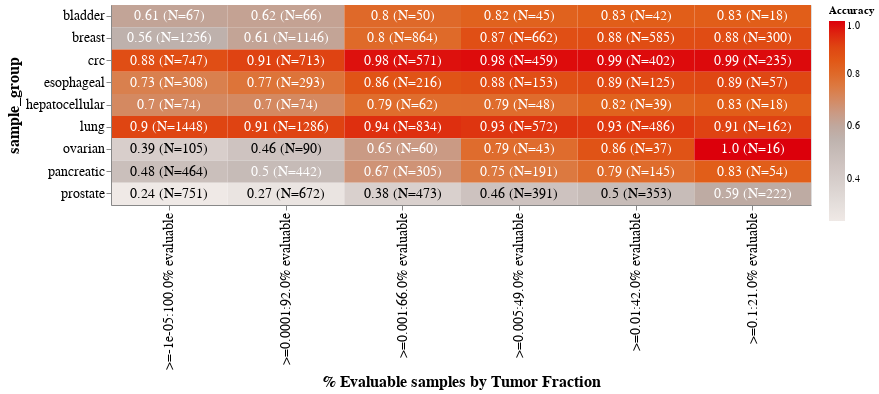

Notebook code for this chart:
### Code cell
alt.Chart(cumulative_sensitivity).mark_rect().encode(
    y=alt.Y(
        "sample_group:N",
        axis=alt.Axis(
            labelFontSize=14, titleFontSize=16
        )
    ),
    x=alt.X(
        "Evaluable Samples:N", title="% Evaluable samples by Tumor Fraction",
        axis=alt.Axis(
            labelFontSize=14, titleFontSize=16
        ),
        sort = [-0.00001,0.0001,0.001,0.005, 0.01,0.1,1.4]
    ),
    color=alt.Color("Accuracy:Q",title="Accuracy",scale=alt.Scale(scheme="lightgreyred"))
).properties(
    width=n_quantile*100, height=200
)+ alt.Chart(cumulative_sensitivity).mark_text(size=14).encode(
    y=alt.Y(
        "sample_group:N",
        axis=alt.Axis(
            labelFontSize=14, titleFontSize=16
        )
    ),
    x=alt.X(
        "Evaluable Samples:N", title="% Evaluable samples by Tumor Fraction",
        axis=alt.Axis(
            labelFontSize=14, titleFontSize=16
        ),
        sort = [-0.00001,0.0001,0.001,0.005, 0.01,0.1,1.4]
    ),
    text = "Accuracy_N",
    color=alt.condition(
        alt.datum.Accuracy<=0.5,
        alt.value("black"),
        alt.value("white")
    )
).properties(
    width=n_quantile*100, height=200
)

### Figure 1 — Vega-Lite specification as saved in the notebook (floating-point values rounded to 4 significant figures)
{"config": {"view": {"continuousWidth": 400, "continuousHeight": 300}}, "layer": [{"mark": "rect", "encoding": {"color": {"type": "quantitative", "field": "Accuracy", "scale": {"scheme": "lightgreyred"}, "title": "Accuracy"}, "x": {"type": "nominal", "axis": {"labelFontSize": 14, "titleFontSize": 16}, "field": "Evaluable Samples", "sort": [-1e-05, 0.0001, 0.001, 0.005, 0.01, 0.1, 1.4], "title": "% Evaluable samples by Tumor Fraction"}, "y": {"type": "nominal", "axis": {"labelFontSize": 14, "titleFontSize": 16}, "field": "sample_group"}}, "height": 200, "width": 700}, {"mark": {"type": "text", "size": 14}, "encoding": {"color": {"condition": {"value": "black", "test": "(datum.Accuracy <= 0.5)"}, "value": "white"}, "text": {"type": "nominal", "field": "Accuracy_N"}, "x": {"type": "nominal", "axis": {"labelFontSize": 14, "titleFontSize": 16}, "field": "Evaluable Samples", "sort": [-1e-05, 0.0001, 0.001, 0.005, 0.01, 0.1, 1.4], "title": "% Evaluable samples by Tumor Fraction"}, "y": {"type": "nominal", "axis": {"labelFontSize": 14, "titleFontSize": 16}, "field": "sample_group"}}, "height": 200, "width": 700}], "data": {"name": "data-3813b992a502591257825d2c658e0be6"}, "$schema": "https://vega.github.io/schema/vega-lite/v4.8.1.json", "datasets": {"data-3813b992a502591257825d2c658e0be6": [{"Evaluable Samples": ">=-1e-05:100.0% evaluable", "sample_group": "bladder", "sample_n": 67, "Accuracy": 0.6119, "Accuracy_N": "0.61\n(N=67)"}, {"Evaluable Samples": ">=-1e-05:100.0% evaluable", "sample_group": "breast", "sample_n": 1256, "Accuracy": 0.5605, "Accuracy_N": "0.56\n(N=1256)"}, {"Evaluable Samples": ">=-1e-05:100.0% evaluable", "sample_group": "crc", "sample_n": 747, "Accuracy": 0.8782, "Accuracy_N": "0.88\n(N=747)"}, {"Evaluable Samples": ">=-1e-05:100.0% evaluable", "sample_group": "esophageal", "sample_n": 308, "Accuracy": 0.7305, "Accuracy_N": "0.73\n(N=308)"}, {"Evaluable Samples": ">=-1e-05:100.0% evaluable", "sample_group": "hepatocellular", "sample_n": 74, "Accuracy": 0.7027, "Accuracy_N": "0.7\n(N=74)"}, {"Evaluable Samples": ">=-1e-05:100.0% evaluable", "sample_group": "lung", "sample_n": 1448, "Accuracy": 0.9019, "Accuracy_N": "0.9\n(N=1448)"}, {"Evaluable Samples": ">=-1e-05:100.0% evaluable", "sample_group": "ovarian", "sample_n": 105, "Accuracy": 0.3905, "Accuracy_N": "0.39\n(N=105)"}, {"Evaluable Samples": ">=-1e-05:100.0% evaluable", "sample_group": "pancreatic", "sample_n": 464, "Accuracy": 0.4828, "Accuracy_N": "0.48\n(N=464)"}, {"Evaluable Samples": ">=-1e-05:100.0% evaluable", "sample_group": "prostate", "sample_n": 751, "Accuracy": 0.241, "Accuracy_N": "0.24\n(N=751)"}, {"Evaluable Samples": ">=0.0001:92.0% evaluable", "sample_group": "bladder", "sample_n": 66, "Accuracy": 0.6212, "Accuracy_N": "0.62\n(N=66)"}, {"Evaluable Samples": ">=0.0001:92.0% evaluable", "sample_group": "breast", "sample_n": 1146, "Accuracy": 0.6143, "Accuracy_N": "0.61\n(N=1146)"}, {"Evaluable Samples": ">=0.0001:92.0% evaluable", "sample_group": "crc", "sample_n": 713, "Accuracy": 0.9088, "Accuracy_N": "0.91\n(N=713)"}, {"Evaluable Samples": ">=0.0001:92.0% evaluable", "sample_group": "esophageal", "sample_n": 293, "Accuracy": 0.7679, "Accuracy_N": "0.77\n(N=293)"}, {"Evaluable Samples": ">=0.0001:92.0% evaluable", "sample_group": "hepatocellular", "sample_n": 74, "Accuracy": 0.7027, "Accuracy_N": "0.7\n(N=74)"}, {"Evaluable Samples": ">=0.0001:92.0% evaluable", "sample_group": "lung", "sample_n": 1286, "Accuracy": 0.9075, "Accuracy_N": "0.91\n(N=1286)"}, {"Evaluable Samples": ">=0.0001:92.0% evaluable", "sample_group": "ovarian", "sample_n": 90, "Accuracy": 0.4556, "Accuracy_N": "0.46\n(N=90)"}, {"Evaluable Samples": ">=0.0001:92.0% evaluable", "sample_group": "pancreatic", "sample_n": 442, "Accuracy": 0.5045, "Accuracy_N": "0.5\n(N=442)"}, {"Evaluable Samples": ">=0.0001:92.0% evaluable", "sample_group": "prostate", "sample_n": 672, "Accuracy": 0.2693, "Accuracy_N": "0.27\n(N=672)"}, {"Evaluable Samples": ">=0.001:66.0% evaluable", "sample_group": "bladder", "sample_n": 50, "Accuracy": 0.8, "Accuracy_N": "0.8\n(N=50)"}, {"Evaluable Samples": ">=0.001:66.0% evaluable", "sample_group": "breast", "sample_n": 864, "Accuracy": 0.7986, "Accuracy_N": "0.8\n(N=864)"}, {"Evaluable Samples": ">=0.001:66.0% evaluable", "sample_group": "crc", "sample_n": 571, "Accuracy": 0.9772, "Accuracy_N": "0.98\n(N=571)"}, {"Evaluable Samples": ">=0.001:66.0% evaluable", "sample_group": "esophageal", "sample_n": 216, "Accuracy": 0.8611, "Accuracy_N": "0.86\n(N=216)"}, {"Evaluable Samples": ">=0.001:66.0% evaluable", "sample_group": "hepatocellular", "sample_n": 62, "Accuracy": 0.7903, "Accuracy_N": "0.79\n(N=62)"}, {"Evaluable Samples": ">=0.001:66.0% evaluable", "sample_group": "lung", "sample_n": 834, "Accuracy": 0.9376, "Accuracy_N": "0.94\n(N=834)"}, {"Evaluable Samples": ">=0.001:66.0% evaluable", "sample_group": "ovarian", "sample_n": 60, "Accuracy": 0.65, "Accuracy_N": "0.65\n(N=60)"}, {"Evaluable Samples": ">=0.001:66.0% evaluable", "sample_group": "pancreatic", "sample_n": 305, "Accuracy": 0.6721, "Accuracy_N": "0.67\n(N=305)"}, {"Evaluable Samples": ">=0.001:66.0% evaluable", "sample_group": "prostate", "sample_n": 473, "Accuracy": 0.3827, "Accuracy_N": "0.38\n(N=473)"}, {"Evaluable Samples": ">=0.005:49.0% evaluable", "sample_group": "bladder", "sample_n": 45, "Accuracy": 0.8222, "Accuracy_N": "0.82\n(N=45)"}, {"Evaluable Samples": ">=0.005:49.0% evaluable", "sample_group": "breast", "sample_n": 662, "Accuracy": 0.8746, "Accuracy_N": "0.87\n(N=662)"}, {"Evaluable Samples": ">=0.005:49.0% evaluable", "sample_group": "crc", "sample_n": 459, "Accuracy": 0.9847, "Accuracy_N": "0.98\n(N=459)"}, {"Evaluable Samples": ">=0.005:49.0% evaluable", "sample_group": "esophageal", "sample_n": 153, "Accuracy": 0.8758, "Accuracy_N": "0.88\n(N=153)"}, {"Evaluable Samples": ">=0.005:49.0% evaluable", "sample_group": "hepatocellular", "sample_n": 48, "Accuracy": 0.7917, "Accuracy_N": "0.79\n(N=48)"}, {"Evaluable Samples": ">=0.005:49.0% evaluable", "sample_group": "lung", "sample_n": 572, "Accuracy": 0.9301, "Accuracy_N": "0.93\n(N=572)"}, {"Evaluable Samples": ">=0.005:49.0% evaluable", "sample_group": "ovarian", "sample_n": 43, "Accuracy": 0.7907, "Accuracy_N": "0.79\n(N=43)"}, {"Evaluable Samples": ">=0.005:49.0% evaluable", "sample_group": "pancreatic", "sample_n": 191, "Accuracy": 0.7539, "Accuracy_N": "0.75\n(N=191)"}, {"Evaluable Samples": ">=0.005:49.0% evaluable", "sample_group": "prostate", "sample_n": 391, "Accuracy": 0.4629, "Accuracy_N": "0.46\n(N=391)"}, {"Evaluable Samples": ">=0.01:42.0% evaluable", "sample_group": "bladder", "sample_n": 42, "Accuracy": 0.8333, "Accuracy_N": "0.83\n(N=42)"}, {"Evaluable Samples": ">=0.01:42.0% evaluable", "sample_group": "breast", "sample_n": 585, "Accuracy": 0.8803, "Accuracy_N": "0.88\n(N=585)"}, {"Evaluable Samples": ">=0.01:42.0% evaluable", "sample_group": "crc", "sample_n": 402, "Accuracy": 0.9851, "Accuracy_N": "0.99\n(N=402)"}, {"Evaluable Samples": ">=0.01:42.0% evaluable", "sample_group": "esophageal", "sample_n": 125, "Accuracy": 0.888, "Accuracy_N": "0.89\n(N=125)"}, {"Evaluable Samples": ">=0.01:42.0% evaluable", "sample_group": "hepatocellular", "sample_n": 39, "Accuracy": 0.8205, "Accuracy_N": "0.82\n(N=39)"}, {"Evaluable Samples": ">=0.01:42.0% evaluable", "sample_group": "lung", "sample_n": 486, "Accuracy": 0.9259, "Accuracy_N": "0.93\n(N=486)"}, {"Evaluable Samples": ">=0.01:42.0% evaluable", "sample_group": "ovarian", "sample_n": 37, "Accuracy": 0.8649, "Accuracy_N": "0.86\n(N=37)"}, {"Evaluable Samples": ">=0.01:42.0% evaluable", "sample_group": "pancreatic", "sample_n": 145, "Accuracy": 0.7931, "Accuracy_N": "0.79\n(N=145)"}, {"Evaluable Samples": ">=0.01:42.0% evaluable", "sample_group": "prostate", "sample_n": 353, "Accuracy": 0.4986, "Accuracy_N": "0.5\n(N=353)"}, {"Evaluable Samples": ">=0.1:21.0% evaluable", "sample_group": "bladder", "sample_n": 18, "Accuracy": 0.8333, "Accuracy_N": "0.83\n(N=18)"}, {"Evaluable Samples": ">=0.1:21.0% evaluable", "sample_group": "breast", "sample_n": 300, "Accuracy": 0.8833, "Accuracy_N": "0.88\n(N=300)"}, {"Evaluable Samples": ">=0.1:21.0% evaluable", "sample_group": "crc", "sample_n": 235, "Accuracy": 0.9872, "Accuracy_N": "0.99\n(N=235)"}, {"Evaluable Samples": ">=0.1:21.0% evaluable", "sample_group": "esophageal", "sample_n": 57, "Accuracy": 0.8947, "Accuracy_N": "0.89\n(N=57)"}, {"Evaluable Samples": ">=0.1:21.0% evaluable", "sample_group": "hepatocellular", "sample_n": 18, "Accuracy": 0.8333, "Accuracy_N": "0.83\n(N=18)"}, {"Evaluable Samples": ">=0.1:21.0% evaluable", "sample_group": "lung", "sample_n": 162, "Accuracy": 0.9074, "Accuracy_N": "0.91\n(N=162)"}, {"Evaluable Samples": ">=0.1:21.0% evaluable", "sample_group": "ovarian", "sample_n": 16, "Accuracy": 1.0, "Accuracy_N": "1.0\n(N=16)"}, {"Evaluable Samples": ">=0.1:21.0% evaluable", "sample_group": "pancreatic", "sample_n": 54, "Accuracy": 0.8333, "Accuracy_N": "0.83\n(N=54)"}, {"Evaluable Samples": ">=0.1:21.0% evaluable", "sample_group": "prostate", "sample_n": 222, "Accuracy": 0.5901, "Accuracy_N": "0.59\n(N=222)"}]}}
